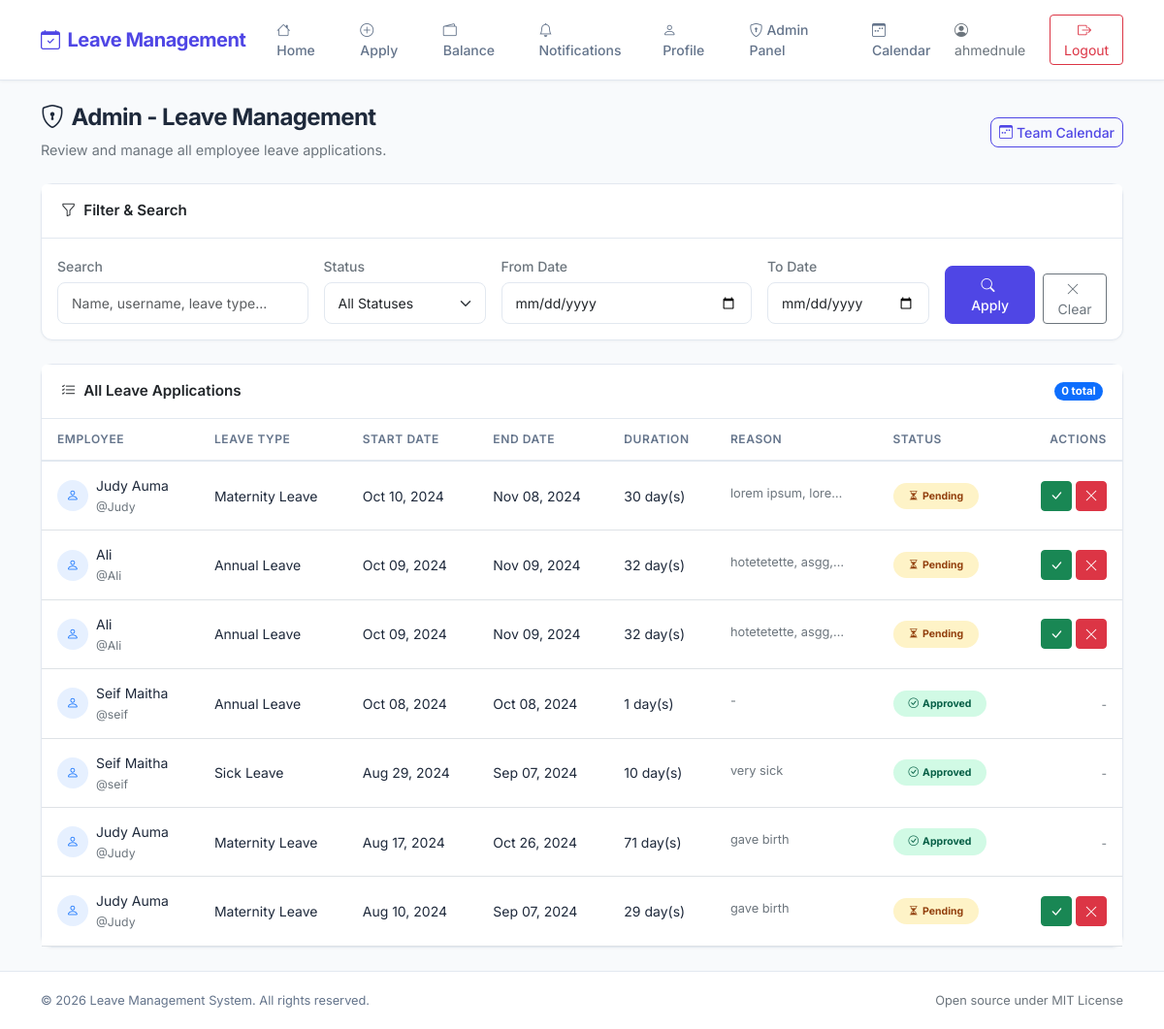
Before: /leaves/admin/ (signed in) with the older database file.
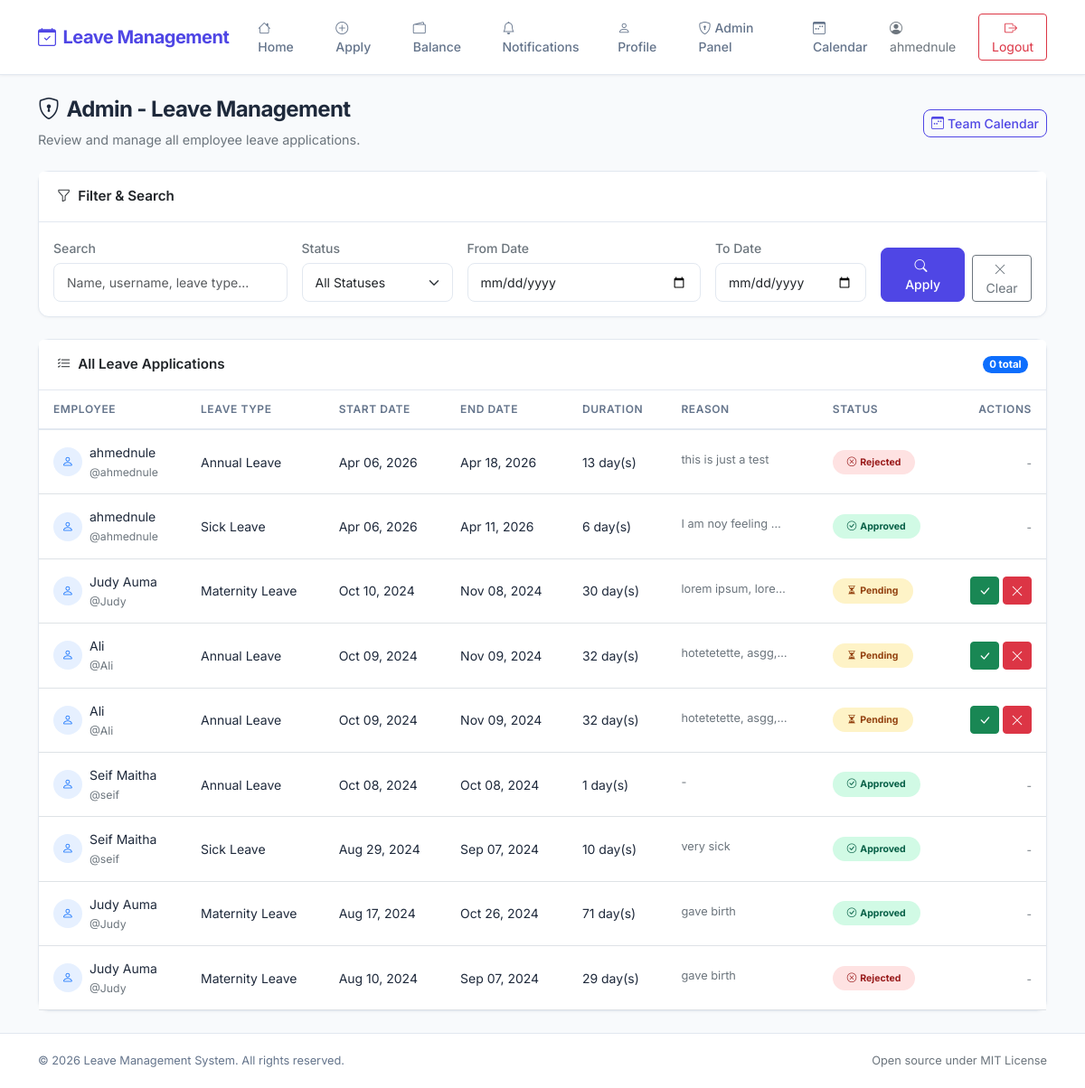
After: the same page with the newer database file.
### users/models.py (models this page shows, shortened)
class LeaveApplication(models.Model):
    PENDING = 'Pending'
    APPROVED = 'Approved'
    REJECTED = 'Rejected'
    CANCELLED = 'Cancelled'
    STATUS_CHOICES = [
        (PENDING, 'Pending'),
        (APPROVED, 'Approved'),
        (REJECTED, 'Rejected'),
        (CANCELLED, 'Cancelled'),
    ]
    user = models.ForeignKey(settings.AUTH_USER_MODEL, on_delete=models.CASCADE, related_name='leave_applications')
    leave_type = models.ForeignKey(LeaveType, on_delete=models.CASCADE)
    start_date = models.DateField()
    end_date = models.DateField()
    message = models.TextField(default='')
    status = models.CharField(max_length=50, choices=STATUS_CHOICES, default=PENDING)
    rejection_reason = models.TextField(blank=True, default='')
    approved_by = models.ForeignKey(settings.AUTH_USER_MODEL, on_delete=models.SET_NULL, null=True, blank=True, related_name='approved_leaves')
    approved_at = models.DateTimeField(null=True, blank=True)
    rejected_by = models.ForeignKey(settings.AUTH_USER_MODEL, on_delete=models.SET_NULL, null=True, blank=True, related_name='rejected_leaves')
    rejected_at = models.DateTimeField(null=True, blank=True)
    @property
    def duration(self):
        return (self.end_date - self.start_date).days + 1

class LeaveType(models.Model):
    name = models.CharField(max_length=50)

### users/views.py (the view, shortened to what this page needs)
# urls.py: path('leaves/admin/', views.admin_view_leaves, name='admin_view_leaves'),
@login_required
def admin_view_leaves(request):
    if not request.user.is_superuser:
        raise Http404('You do not have permission to view this page.')
    leave_applications = LeaveApplication.objects.all().order_by('-start_date')
    status_filter = request.GET.get('status', '')
    search_query = request.GET.get('q', '')
    date_from = request.GET.get('date_from', '')
    date_to = request.GET.get('date_to', '')
    if status_filter:
        leave_applications = leave_applications.filter(status=status_filter)
    if date_from:
        leave_applications = leave_applications.filter(start_date__gte=date_from)
    if date_to:
        leave_applications = leave_applications.filter(end_date__lte=date_to)
    paginator = Paginator(leave_applications, ITEMS_PER_PAGE)
    page = request.GET.get('page', 1)
    try:
        leave_applications = paginator.page(page)
    except PageNotAnInteger:
        leave_applications = paginator.page(1)
    except EmptyPage:
        leave_applications = paginator.page(paginator.num_pages)
    return render(request, 'users/admin_view_leaves.html', {
        'leave_applications': leave_applications,
        'status_filter': status_filter,
        'search_query': search_query,
        'date_from': date_from,
        'date_to': date_to,
    })

### users/templates/users/admin_view_leaves.html (shortened to what this page needs)
{% extends "users/base.html" %}
{% block content %}
<div class="page-header d-flex justify-content-between align-items-center flex-wrap gap-2">
    <div>
        <h2><i class="bi bi-shield-lock me-2"></i>Admin - Leave Management</h2>
        <p class="mb-0 text-secondary">Review and manage all employee leave applications.</p>
    </div>
    <a href="{% url 'team_calendar' %}" class="btn btn-outline-primary btn-sm">
        <i class="bi bi-calendar3-week me-1"></i>Team Calendar
    </a>
</div>
<div class="card mb-4">
    <div class="card-header">
        <i class="bi bi-funnel me-2"></i>Filter & Search
    </div>
    <div class="card-body">
        <form method="get" class="row g-3">
            <div class="col-md-3">
                <label for="q" class="form-label small text-secondary">Search</label>
                <input type="text" class="form-control form-control-sm" id="q" name="q" value="{{ search_query }}" placeholder="Name, username, leave type...">
            </div>
            <div class="col-md-2">
                <label for="status" class="form-label small text-secondary">Status</label>
                <select class="form-select form-select-sm" id="status" name="status">
                    <option value="">All Statuses</option>
                </select>
            </div>
            <div class="col-md-3">
                <label for="date_from" class="form-label small text-secondary">From Date</label>
                <input type="date" class="form-control form-control-sm" id="date_from" name="date_from" value="{{ date_from }}">
            </div>
            <div class="col-md-2">
                <label for="date_to" class="form-label small text-secondary">To Date</label>
                <input type="date" class="form-control form-control-sm" id="date_to" name="date_to" value="{{ date_to }}">
            </div>
            <div class="col-md-2 d-flex align-items-end gap-2">
                <button type="submit" class="btn btn-primary btn-sm">
                    <i class="bi bi-search me-1"></i>Apply
                </button>
                <a href="{% url 'admin_view_leaves' %}" class="btn btn-outline-secondary btn-sm">
                    <i class="bi bi-x-lg me-1"></i>Clear
                </a>
            </div>
        </form>
    </div>
</div>
<div class="card">
    <div class="card-header d-flex justify-content-between align-items-center">
        <span><i class="bi bi-list-check me-2"></i>All Leave Applications</span>
        <span class="badge bg-primary rounded-pill">{{ leave_applications.paginator.count|default:leave_applications|length }} total</span>
    </div>
    <div class="card-body p-0">
        {% if leave_applications %}
        <div class="table-responsive">
            <table class="table table-hover mb-0">
                <thead>
                    <tr>
                        <th>Employee</th>
                        <th>Leave Type</th>
                        <th>Start Date</th>
                        <th>End Date</th>
                        <th>Duration</th>
                        <th>Reason</th>
                        <th>Status</th>
                        <th class="text-end">Actions</th>
                    </tr>
                </thead>
                <tbody>
                    {% for leave in leave_applications %}
                    <tr>
                        <td>
                            <div class="d-flex align-items-center gap-2">
                                <div class="bg-primary bg-opacity-10 rounded-circle d-flex align-items-center justify-content-center" style="width: 32px; height: 32px;">
                                    <i class="bi bi-person text-primary" style="font-size: 0.8rem;"></i>
                                </div>
                                <div>
                                    <span class="fw-500">{{ leave.user.get_full_name|default:leave.user.username }}</span>
                                    <br><small class="text-secondary">@{{ leave.user.username }}</small>
                                </div>
                            </div>
                        </td>
                        <td>{{ leave.leave_type.name }}</td>
                        <td>{{ leave.start_date|date:"M d, Y" }}</td>
                        <td>{{ leave.end_date|date:"M d, Y" }}</td>
                        <td>{{ leave.duration }} day(s)</td>
                        <td>
                            <span class="text-secondary" style="font-size: 0.8rem; max-width: 120px; display: inline-block; overflow: hidden; text-overflow: ellipsis; white-space: nowrap;" title="{{ leave.message }}">
                                {{ leave.message|default:"-"|truncatechars:20 }}
                            </span>
                        </td>
                        <td>
                            {% if leave.status == 'Approved' %}
                                <span class="badge badge-approved px-3 py-2 rounded-pill">
                                    <i class="bi bi-check-circle me-1"></i>Approved
                                </span>
                            {% elif leave.status == 'Rejected' %}
                                <span class="badge badge-rejected px-3 py-2 rounded-pill">
                                    <i class="bi bi-x-circle me-1"></i>Rejected
                                </span>
                            {% elif leave.status == 'Cancelled' %}
                                <span class="badge bg-secondary px-3 py-2 rounded-pill">
                                    <i class="bi bi-slash-circle me-1"></i>Cancelled
                                </span>
                            {% else %}
                                <span class="badge badge-pending px-3 py-2 rounded-pill">
                                    <i class="bi bi-hourglass-split me-1"></i>Pending
                                </span>
                            {% endif %}
                        </td>
                        <td class="text-end">
                            {% if leave.status == 'Pending' %}
                            <div class="d-flex justify-content-end gap-1">
                                <a href="{% url 'admin_approve_leave' leave.id %}" class="btn btn-sm btn-success" title="Approve" onclick="return confirm('Approve this leave application?')">
                                    <i class="bi bi-check-lg"></i>
                                </a>
                                <button type="button" class="btn btn-sm btn-danger" title="Reject" data-bs-toggle="modal" data-bs-target="#rejectModal{{ leave.id }}">
                                    <i class="bi bi-x-lg"></i>
                                </button>
                            </div>
                            {% else %}
                            <span class="text-secondary" style="font-size: 0.75rem;">-</span>
                            {% endif %}
                        </td>
                    </tr>
                    {% endfor %}
                </tbody>
            </table>
        </div>
        {% else %}
        <div class="text-center py-5 text-secondary">
            <i class="bi bi-inbox fs-1 d-block mb-3"></i>
            <p class="mb-0">No leave applications found.</p>
        </div>
        {% endif %}
    </div>
</div>
{% endblock %}

### users/templates/users/base.html (shortened to what this page needs)
<!doctype html>
<html lang="en">
<head>
    <link href="https://cdn.jsdelivr.net/npm/bootstrap@5.3.3/dist/css/bootstrap.min.css" rel="stylesheet">
    <link href="https://cdn.jsdelivr.net/npm/bootstrap-icons@1.11.3/font/bootstrap-icons.min.css" rel="stylesheet">
</head>
<body>
    {% if user.is_authenticated %}
        <nav class="navbar navbar-expand-lg sticky-top">
            <div class="container">
                <a class="navbar-brand" href="{% url 'home' %}">
                    <i class="bi bi-calendar-check me-2"></i>Leave Management
                </a>
                <div class="collapse navbar-collapse" id="navbarContent">
                    <ul class="navbar-nav me-auto mb-2 mb-lg-0 gap-1">
                        <li class="nav-item">
                            <a class="nav-link {% if request.resolver_match.url_name == 'home' %}active{% endif %}" href="{% url 'home' %}">
                                <i class="bi bi-house me-1"></i>Home
                            </a>
                        </li>
                        <li class="nav-item">
                            <a class="nav-link {% if request.resolver_match.url_name == 'apply' %}active{% endif %}" href="{% url 'apply' %}">
                                <i class="bi bi-plus-circle me-1"></i>Apply
                            </a>
                        </li>
                        <li class="nav-item">
                            <a class="nav-link {% if request.resolver_match.url_name == 'balance' %}active{% endif %}" href="{% url 'balance' %}">
                                <i class="bi bi-wallet2 me-1"></i>Balance
                            </a>
                        </li>
                        <li class="nav-item">
                            <a class="nav-link {% if request.resolver_match.url_name == 'notifications' %}active{% endif %}" href="{% url 'notifications' %}">
                                <i class="bi bi-bell me-1"></i>Notifications
                            </a>
                        </li>
                        <li class="nav-item">
                            <a class="nav-link {% if request.resolver_match.url_name == 'profile' %}active{% endif %}" href="{% url 'profile' %}">
                                <i class="bi bi-person me-1"></i>Profile
                            </a>
                        </li>
                        {% if user.is_superuser %}
                        <li class="nav-item">
                            <a class="nav-link" href="/admin/" target="_blank">
                                <i class="bi bi-shield-lock me-1"></i>Admin Panel
                            </a>
                        </li>
                        {% endif %}
                        <li class="nav-item">
                            <a class="nav-link {% if request.resolver_match.url_name == 'team_calendar' %}active{% endif %}" href="{% url 'team_calendar' %}">
                                <i class="bi bi-calendar3-week me-1"></i>Calendar
                            </a>
                        </li>
                    </ul>
                    <div class="d-flex align-items-center gap-3">
                        <span class="text-secondary d-none d-lg-inline" style="font-size: 0.875rem;">
                            <i class="bi bi-person-circle me-1"></i>{{ user.username }}
                        </span>
                        <a href="{% url 'logout' %}" class="btn btn-outline-danger btn-sm">
                            <i class="bi bi-box-arrow-right me-1"></i>Logout
                        </a>
                    </div>
                </div>
            </div>
        </nav>
        <main class="flex-grow-1">
            <div class="container py-4">
                {% block content %}
                {% endblock %}
            </div>
        </main>
        <footer>
            <div class="container">
                <div class="row align-items-center">
                    <div class="col-md-6">
                        <span class="mb-0">&copy; {% now "Y" %} Leave Management System. All rights reserved.</span>
                    </div>
                    <div class="col-md-6 text-md-end">
                        <span class="text-secondary">Open source under MIT License</span>
                    </div>
                </div>
            </div>
        </footer>
    {% endif %}
</body>
</html>

Changed rows visible on the page:
added LeaveApplication: user.get_full_name "ahmednule", user.username "ahmednule", leave_type.name "Annual Leave", start_date "Apr 06, 2026", end_date "Apr 18, 2026", duration "13", message "this is just a test", status "Rejected" (drawn)
added LeaveApplication: user.get_full_name "ahmednule", user.username "ahmednule", leave_type.name "Sick Leave", start_date "Apr 06, 2026", end_date "Apr 11, 2026", duration "6", message "I am noy feeling…", status "Approved" (drawn)
changed LeaveApplication "Aug 10, 2024": status "Pending" → "Rejected -"
